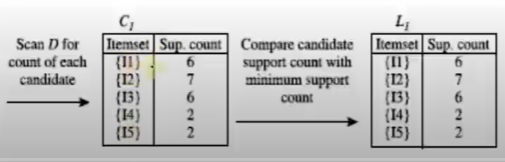
#> input picture Machine Learning/Association Rule/Apriori/images/c1l1.png, 505 x 162 px, given in place of hard.png, which was not available
$ jupyter execute --allow-errors 'fuzzy C means.ipynb'   (text cells are left out)
#> lines starting #> are read from the running program, lines starting #| are printed output that depends on the picture; pictures that were not available may be replaced by others from this repository, and a replacement may not be noted
[cell 1]
from PIL import Image
from IPython.display import display

img = Image.open('images/hard.png')
#> img is the input picture: PIL image 505x162 RGBA; mean R, G, B, A 196.4, 196.3, 196, 255
new_image = img.resize((290, 250))
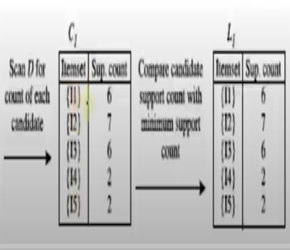
#> new_image: PIL image 290x250 RGBA; mean R, G, B, A 196.4, 196.3, 196, 255
display(new_image)

[cell 2]
from PIL import Image
from IPython.display import display

img = Image.open('images/soft.png')
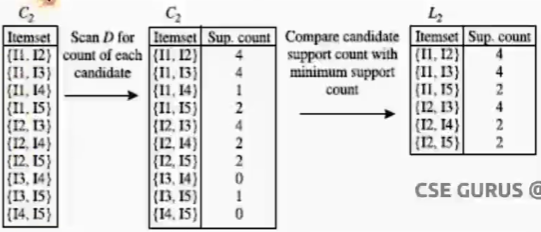
#> input picture Machine Learning/Association Rule/Apriori/images/c2l2.png, 541 x 232 px, given in place of soft.png, which was not available
#> img is the input picture: PIL image 541x232 RGBA; mean R, G, B, A 224.9, 224.8, 224.7, 255
new_image = img.resize((290, 250))
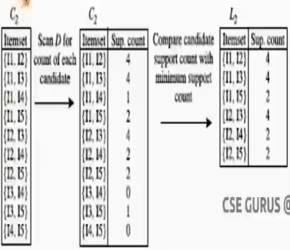
#> new_image: PIL image 290x250 RGBA; mean R, G, B, A 224.9, 224.8, 224.7, 255
display(new_image)

[cell 3]
from PIL import Image
from IPython.display import display

img = Image.open('images/membership_table.png')
new_image = img.resize((350, 130))
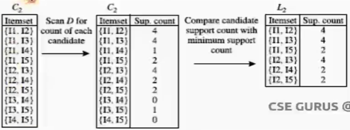
#> new_image: PIL image 350x130 RGBA; mean R, G, B, A 224.9, 224.8, 224.7, 255
display(new_image)

[cell 4]
from PIL import Image
from IPython.display import display

img = Image.open('images/centroid.png')
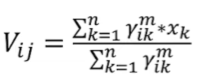
#> input picture Machine Learning/Clustering/Partitioning-based/Fuzzy C-Means (FCM)/images/centroid.png, 202 x 81 px
#> img is the input picture: PIL image 202x81 RGBA; mean R, G, B, A 235.3, 235.3, 235.3, 255
new_image = img.resize((300, 130))
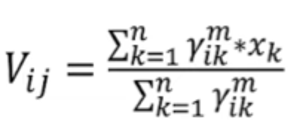
#> new_image: PIL image 300x130 RGBA; mean R, G, B, A 235.2, 235.2, 235.2, 255
display(new_image)
